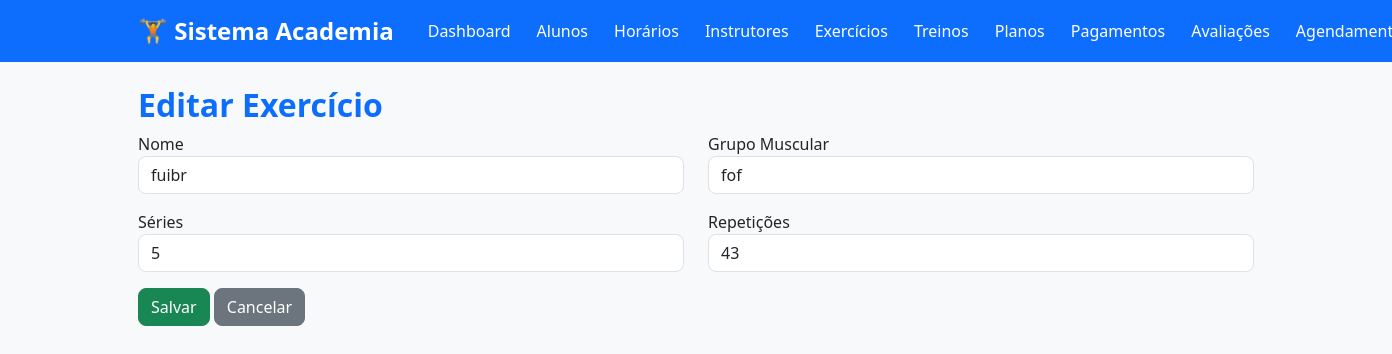
Before: /exercicios/editar/1 (signed in) with the older database file.
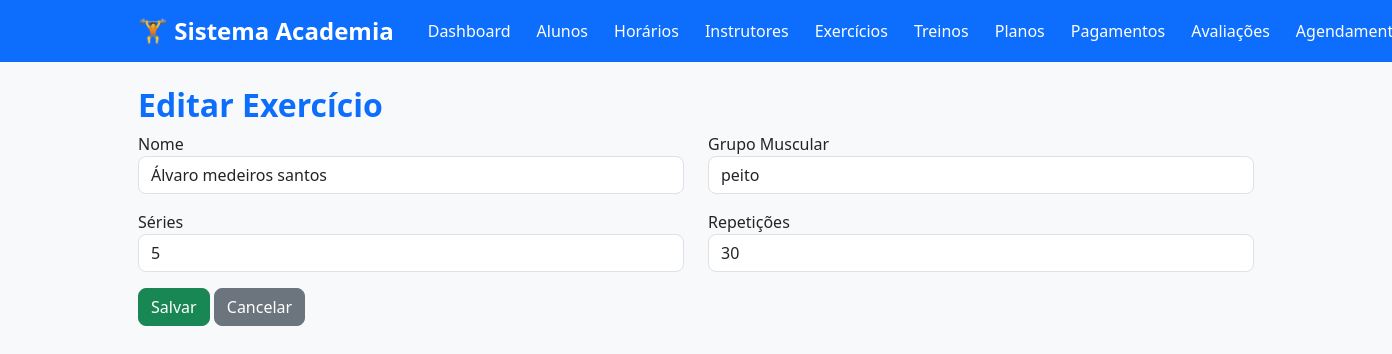
After: the same page with the newer database file.
### tables this page shows
CREATE TABLE exercicios (
        id INTEGER PRIMARY KEY AUTOINCREMENT,
        nome TEXT NOT NULL,
        grupo_muscular TEXT NOT NULL,
        series INTEGER NOT NULL,
        repeticoes INTEGER NOT NULL
    );

### app.py (the view, shortened to what this page needs)
@app.route("/exercicios/editar/<int:id>", methods=["GET", "POST"])
@login_required
def editar_exercicio(id):
    exercicio = database.buscar_exercicio(id)
    return render_template(
        "exercicios/form.html",
        exercicio=exercicio
    )

### app.py (called while the page is built)
def login_required(func):
    @wraps(func)
    def wrapper(*args, **kwargs):
        if "usuario" not in session:
            flash(
                "Faça login para acessar o sistema.",
                "warning"
            )
            return redirect(url_for("login"))
        return func(*args, **kwargs)
    return wrapper

### database.py (called while the page is built)
def conectar():
    conexao = sqlite3.connect(DB_PATH)
    conexao.row_factory = sqlite3.Row
    conexao.execute("PRAGMA foreign_keys = ON")
    return conexao

def executar(sql, parametros=(), fetch=False, fetchone=False):
    conexao = conectar()
    try:
        cursor = conexao.cursor()
        cursor.execute(sql, parametros)
        conexao.commit()
        if fetchone:
            return cursor.fetchone()
        if fetch:
            return cursor.fetchall()
        return True
    except sqlite3.Error as erro:
        print(f"Erro no banco de dados: {erro}")
        return None
    finally:
        conexao.close()

def buscar_exercicio(id):
    sql = """

        SELECT *

        FROM exercicios

        WHERE id=?

    """
    return executar(sql, (id,), fetchone=True)

### templates/exercicios/form.html
{% extends "base.html" %}
{% block conteudo %}
<h2>
{% if exercicio %}
Editar Exercício
{% else %}
Novo Exercício
{% endif %}
</h2>
<form method="POST">
<div class="row">
<div class="col-md-6 mb-3">
<label>Nome</label>
<input
type="text"
name="nome"
class="form-control"
value="{{ exercicio.nome if exercicio else '' }}"
required>
</div>
<div class="col-md-6 mb-3">
<label>Grupo Muscular</label>
<input
type="text"
name="grupo_muscular"
class="form-control"
value="{{ exercicio.grupo_muscular if exercicio else '' }}"
required>
</div>
<div class="col-md-6 mb-3">
<label>Séries</label>
<input
type="number"
name="series"
class="form-control"
value="{{ exercicio.series if exercicio else '' }}"
required>
</div>
<div class="col-md-6 mb-3">
<label>Repetições</label>
<input
type="number"
name="repeticoes"
class="form-control"
value="{{ exercicio.repeticoes if exercicio else '' }}"
required>
</div>
</div>
<button class="btn btn-success">
Salvar
</button>
<a
href="{{ url_for('listar_exercicios') }}"
class="btn btn-secondary">
Cancelar
</a>
</form>
{% endblock %}

Changed rows visible on the page:
changed exercicios: nome "fuibr" → "Álvaro medeiros santos"; grupo_muscular "fof" → "peito"; repeticoes "43" → "30"
